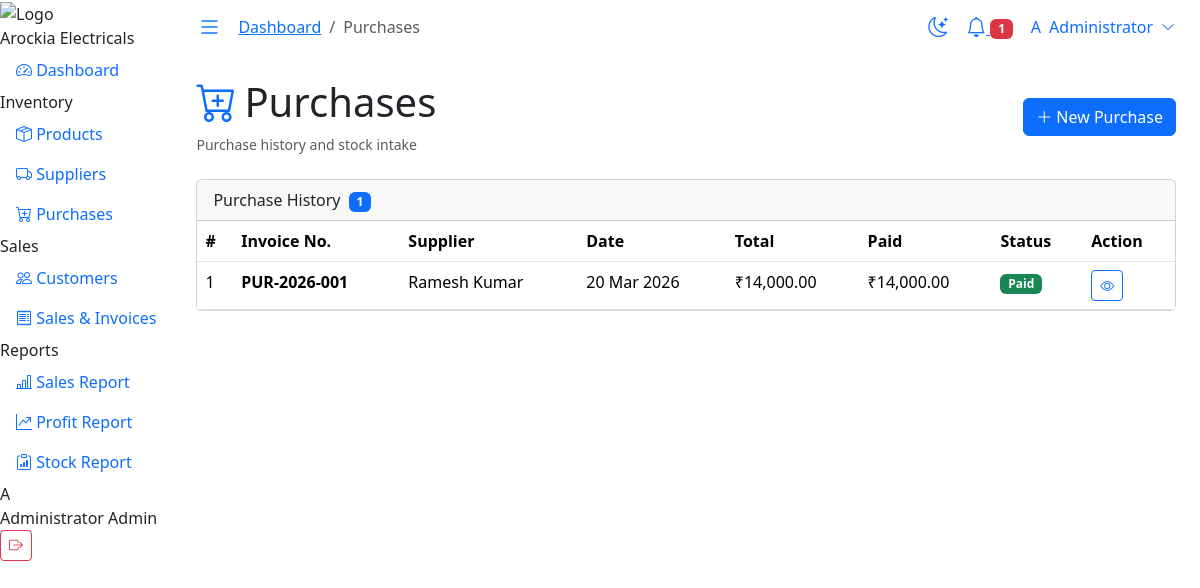
Page /purchase/index.php (signed in) on the committed database.
### tables this page shows
CREATE TABLE `purchases` (
  `id` INT(11) NOT NULL AUTO_INCREMENT,
  `invoice_number` VARCHAR(50) NOT NULL,
  `supplier_id` INT(11) DEFAULT NULL,
  `total_amount` DECIMAL(10,2) NOT NULL DEFAULT 0.00,
  `paid_amount` DECIMAL(10,2) DEFAULT 0.00,
  `payment_status` ENUM('paid','partial','pending') DEFAULT 'pending',
  `payment_method` VARCHAR(50) DEFAULT 'cash',
  `notes` TEXT DEFAULT NULL,
  `purchase_date` DATE NOT NULL,
  `created_by` INT(11) DEFAULT NULL,
  `created_at` TIMESTAMP DEFAULT CURRENT_TIMESTAMP,
  PRIMARY KEY (`id`),
  KEY `fk_purchase_supplier` (`supplier_id`),
  CONSTRAINT `fk_purchase_supplier` FOREIGN KEY (`supplier_id`) REFERENCES `suppliers`(`id`) ON DELETE SET NULL
);

CREATE TABLE `suppliers` (
  `id` INT(11) NOT NULL AUTO_INCREMENT,
  `name` VARCHAR(150) NOT NULL,
  `company` VARCHAR(200) DEFAULT NULL,
  `phone` VARCHAR(20) DEFAULT NULL,
  `email` VARCHAR(150) DEFAULT NULL,
  `address` TEXT DEFAULT NULL,
  `gstin` VARCHAR(20) DEFAULT NULL,
  `status` TINYINT(1) DEFAULT 1,
  `created_at` TIMESTAMP DEFAULT CURRENT_TIMESTAMP,
  PRIMARY KEY (`id`)
);

### includes/functions.php (called while the page is built, shortened)
<?php
function sanitize(string $data): string {
    return htmlspecialchars(strip_tags(trim($data)), ENT_QUOTES, 'UTF-8');
}
function formatCurrency(float $amount): string {
    return APP_CURRENCY . number_format($amount, 2);
}
function formatDate(string $date): string {
    return date('d M Y', strtotime($date));
}

### purchase/index.php (the view, shortened to what this page needs)
<?php
require_once __DIR__ . '/../includes/functions.php';
$db = getDB();
$stmt = $db->query("SELECT p.*, s.name as supplier_name FROM purchases p LEFT JOIN suppliers s ON p.supplier_id = s.id ORDER BY p.id DESC");
$purchases = $stmt->fetchAll();
include __DIR__ . '/../includes/header.php';
?>
<div class="d-flex justify-content-between align-items-center mb-4">
    <div>
        <h1 class="page-title"><i class="bi bi-cart-plus me-2 text-primary"></i>Purchases</h1>
        <p class="text-muted mb-0 small">Purchase history and stock intake</p>
    </div>
    <a href="<?= APP_URL ?>/purchase/add.php" class="btn btn-primary">
        <i class="bi bi-plus-lg me-1"></i>New Purchase
    </a>
</div>
<div class="card">
    <div class="card-header">Purchase History <span class="badge bg-primary ms-1"><?= count($purchases) ?></span></div>
    <div class="card-body p-0">
        <div class="table-responsive">
            <table class="table table-hover mb-0" id="purchasesTable">
                <thead>
                    <tr><th>#</th><th>Invoice No.</th><th>Supplier</th><th>Date</th><th>Total</th><th>Paid</th><th>Status</th><th>Action</th></tr>
                </thead>
                <tbody>
                    <?php foreach ($purchases as $i => $p): ?>
                    <tr>
                        <td><?= $i + 1 ?></td>
                        <td><strong><?= sanitize($p['invoice_number']) ?></strong></td>
                        <td><?= sanitize($p['supplier_name'] ?? '—') ?></td>
                        <td><?= formatDate($p['purchase_date']) ?></td>
                        <td><?= formatCurrency($p['total_amount']) ?></td>
                        <td><?= formatCurrency($p['paid_amount']) ?></td>
                        <td>
                            <span class="badge <?= $p['payment_status'] === 'paid' ? 'bg-success' : ($p['payment_status'] === 'partial' ? 'bg-warning text-dark' : 'bg-danger') ?>">
                                <?= ucfirst($p['payment_status']) ?>
                            </span>
                        </td>
                        <td>
                            <a href="<?= APP_URL ?>/purchase/view.php?id=<?= $p['id'] ?>" class="btn btn-sm btn-outline-primary"><i class="bi bi-eye"></i></a>
                        </td>
                    </tr>
                    <?php endforeach; ?>
                </tbody>
            </table>
        </div>
    </div>
</div>
<?php
include __DIR__ . '/../includes/footer.php';
?>

### rows in the picture
purchases: invoice_number "PUR-2026-001", supplier.name "Ramesh Kumar", purchase_date "20 Mar 2026", total_amount "₹14,000.00", paid_amount "₹14,000.00", payment_status "Paid"

### other values in the picture
substr($_SESSION['user_name'] ?? 'A', 0, 1) "A"
$_SESSION['user_name'] "Administrator"
$_SESSION['user_role'] "Admin"
$label "Dashboard"
$label "Purchases"
count($lowStock) "1"
count($purchases) "1"
